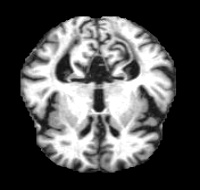
#> input picture combined_images/MildDemented/00a8b416-a0cf-4aa5-bad2-97086a8da059.jpg, 200 x 190 px, found by its file name; its folder holds only this picture in this run
$ python Exctract.py
#> lines starting #> are read from the running program, lines starting #| are printed output that depends on the picture
import os
import numpy as np
import pandas as pd
from PIL import Image
from skimage.filters import sobel
from skimage.measure import shannon_entropy
from tqdm import tqdm

# === CONFIGURATION ===
BASE_DIR = r'C:\Users\USER\Downloads\archive (4) 2\combined_images'
OUTPUT_CSV = r'C:\Users\USER\Downloads\All_Disease1.csv'

# Label to filename prefix mapping
LABELS = {
    'MildDemented': 'Mild_D',
    'ModerateDemented': 'Mod_D',
    'NonDemented': 'Non_D',
    'VeryMildDemented': 'VMild_D'
}

# Initialize counters for standardized filenames
counters = {label: 1 for label in LABELS}

# === FEATURE EXTRACTION FUNCTION ===
def extract_features(img_path):
    try:
        img = Image.open(img_path).convert('L')  # Grayscale
        img_np = np.array(img)

        mean_pixel = np.mean(img_np)
#> mean_pixel = 82.32
        std_pixel = np.std(img_np)
#> std_pixel = 95.97
        entropy = shannon_entropy(img_np)
#> entropy = 5.1
        edges = sobel(img_np)
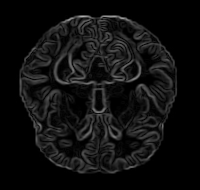
#> edges: shape (190, 200) float64; min 0, max 0.694, mean 0.0608
        edge_density = np.mean(edges)
#> edge_density = 0.0608

        h, w = img_np.shape
#> h = 190; w = 200
        ch, cw = h // 4, w // 4
#> ch = 47; cw = 50
        center = img_np[h//2 - ch//2:h//2 + ch//2, w//2 - cw//2:w//2 + cw//2]
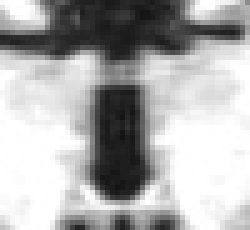
#> center: shape (46, 50) (shown 5 times larger); min 19, max 255, mean 174.1
        center_brightness = np.mean(center)
#> center_brightness = 174.1

        return mean_pixel, std_pixel, entropy, edge_density, center_brightness

    except Exception as e:
        print(f"⚠️ Error processing {img_path}: {e}")
        return None

# === MAIN LOOP ===
data = []

print("🔍 Starting feature extraction...")

for label, prefix in LABELS.items():
    folder_path = os.path.join(BASE_DIR, label)
    if not os.path.exists(folder_path):
        print(f"⚠️ Folder not found: {folder_path}")
        continue

    for file in tqdm(os.listdir(folder_path), desc=f"Processing {label}"):
        if file.lower().endswith(('.png', '.jpg', '.jpeg')):
            full_path = os.path.join(folder_path, file)
            features = extract_features(full_path)
#> features = (82.32, 95.97, 5.1, 0.0608, 174.1)

            if features:
                count = counters[label]
                standardized_name = f"{prefix}_{count:05d}"  # e.g. Mild_D_00001
                counters[label] += 1

                is_aug = 'TRUE' if 'aug' in file.lower() else 'FALSE'

                data.append([
                    standardized_name,
                    label,
                    *features,
                    is_aug
                ])
#> pass 2 of the loop `for label, prefix in LABELS.items():`:
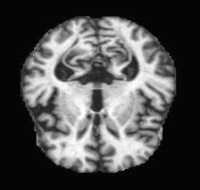
#> input picture combined_images/ModerateDemented/030c9c18-ceaa-4785-9457-af810a06cadf.jpg, 200 x 190 px, found by its file name
#> mean_pixel = 78.95
#> std_pixel = 84.01
#> entropy = 5.48
#> in extract_features (call 2), `edges = sobel(img_np)`:
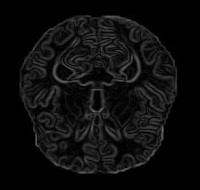
#> edges: shape (190, 200) float64; min 0, max 0.468, mean 0.0535
#> edge_density = 0.0535
#> in extract_features (call 2), `center = img_np[h//2 - ch//2:h//2 + ch//2, w//2 - cw//2:w//2 + cw//2]`:
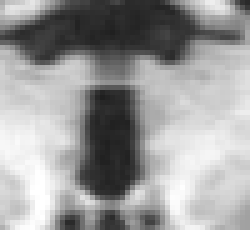
#> center: shape (46, 50) (shown 5 times larger); min 31, max 255, mean 154.8
#> center_brightness = 154.8
#> features = (78.95, 84.01, 5.48, 0.0535, 154.8)

# === SAVE TO CSV ===
df = pd.DataFrame(data, columns=[
    'Filename', 'Label',
    'mean_pixel_intensity', 'std_pixel_intensity',
    'entropy', 'edge_density', 'center_brightness',
    'is_augmented'
])

df.to_csv(OUTPUT_CSV, index=False)
print(f"\n✅ Done! CSV saved at: {OUTPUT_CSV}")
